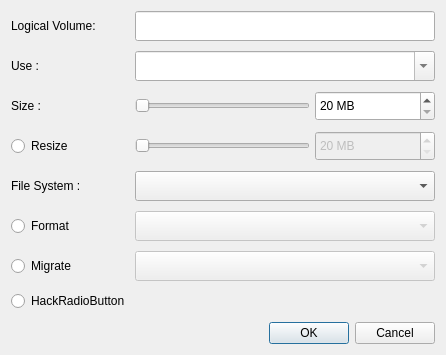
<?xml version="1.0" encoding="UTF-8"?>
<ui version="4.0">
 <class>LogicalVolumeWidget</class>
 <widget class="QWidget" name="LogicalVolumeWidget">
  <property name="geometry">
   <rect>
    <x>0</x>
    <y>0</y>
    <width>440</width>
    <height>355</height>
   </rect>
  </property>
  <layout class="QGridLayout" name="gridLayout">
   <property name="horizontalSpacing">
    <number>5</number>
   </property>
   <property name="verticalSpacing">
    <number>10</number>
   </property>
   <item row="0" column="0">
    <widget class="QLabel" name="label">
     <property name="text">
      <string>Logical Volume:</string>
     </property>
    </widget>
   </item>
   <item row="0" column="1" colspan="2">
    <widget class="QLineEdit" name="name">
     <property name="minimumSize">
      <size>
       <width>0</width>
       <height>30</height>
      </size>
     </property>
    </widget>
   </item>
   <item row="1" column="0">
    <widget class="QLabel" name="label_2">
     <property name="font">
      <font/>
     </property>
     <property name="text">
      <string>Use :</string>
     </property>
    </widget>
   </item>
   <item row="1" column="1" colspan="2">
    <widget class="QComboBox" name="mountpointMenu">
     <property name="minimumSize">
      <size>
       <width>300</width>
       <height>30</height>
      </size>
     </property>
     <property name="styleSheet">
      <string notr="true">	color: #333333;  </string>
     </property>
     <property name="editable">
      <bool>true</bool>
     </property>
     <item>
      <property name="text">
       <string/>
      </property>
     </item>
    </widget>
   </item>
   <item row="2" column="0">
    <widget class="QLabel" name="sizeLabel">
     <property name="font">
      <font/>
     </property>
     <property name="text">
      <string>Size :</string>
     </property>
    </widget>
   </item>
   <item row="2" column="1">
    <widget class="QSlider" name="sizeSlider">
     <property name="styleSheet">
      <string notr="true"/>
     </property>
     <property name="orientation">
      <enum>Qt::Horizontal</enum>
     </property>
    </widget>
   </item>
   <item row="2" column="2">
    <widget class="QSpinBox" name="sizeSpin">
     <property name="sizePolicy">
      <sizepolicy hsizetype="Preferred" vsizetype="Fixed">
       <horstretch>0</horstretch>
       <verstretch>0</verstretch>
      </sizepolicy>
     </property>
     <property name="minimumSize">
      <size>
       <width>120</width>
       <height>30</height>
      </size>
     </property>
     <property name="suffix">
      <string> MB</string>
     </property>
     <property name="minimum">
      <number>20</number>
     </property>
     <property name="maximum">
      <number>100</number>
     </property>
     <property name="singleStep">
      <number>50</number>
     </property>
     <property name="value">
      <number>20</number>
     </property>
    </widget>
   </item>
   <item row="3" column="0">
    <widget class="QRadioButton" name="resizeRadio">
     <property name="text">
      <string>Resize</string>
     </property>
    </widget>
   </item>
   <item row="3" column="1">
    <widget class="QSlider" name="resizeSlider">
     <property name="enabled">
      <bool>false</bool>
     </property>
     <property name="layoutDirection">
      <enum>Qt::LeftToRight</enum>
     </property>
     <property name="styleSheet">
      <string notr="true"/>
     </property>
     <property name="orientation">
      <enum>Qt::Horizontal</enum>
     </property>
    </widget>
   </item>
   <item row="3" column="2">
    <widget class="QSpinBox" name="resizeSpin">
     <property name="enabled">
      <bool>false</bool>
     </property>
     <property name="sizePolicy">
      <sizepolicy hsizetype="Preferred" vsizetype="Fixed">
       <horstretch>0</horstretch>
       <verstretch>0</verstretch>
      </sizepolicy>
     </property>
     <property name="minimumSize">
      <size>
       <width>120</width>
       <height>30</height>
      </size>
     </property>
     <property name="suffix">
      <string> MB</string>
     </property>
     <property name="minimum">
      <number>20</number>
     </property>
     <property name="maximum">
      <number>100</number>
     </property>
     <property name="singleStep">
      <number>50</number>
     </property>
     <property name="value">
      <number>20</number>
     </property>
    </widget>
   </item>
   <item row="4" column="0">
    <widget class="QLabel" name="filesystemLabel">
     <property name="font">
      <font/>
     </property>
     <property name="text">
      <string>File System :</string>
     </property>
    </widget>
   </item>
   <item row="4" column="1" colspan="2">
    <widget class="QComboBox" name="filesystemMenu">
     <property name="minimumSize">
      <size>
       <width>0</width>
       <height>30</height>
      </size>
     </property>
    </widget>
   </item>
   <item row="5" column="0">
    <widget class="QRadioButton" name="formatRadio">
     <property name="text">
      <string>Format</string>
     </property>
    </widget>
   </item>
   <item row="5" column="1" colspan="2">
    <widget class="QComboBox" name="formatCombo">
     <property name="enabled">
      <bool>false</bool>
     </property>
     <property name="minimumSize">
      <size>
       <width>0</width>
       <height>30</height>
      </size>
     </property>
    </widget>
   </item>
   <item row="6" column="0">
    <widget class="QRadioButton" name="migrateRadio">
     <property name="text">
      <string>Migrate</string>
     </property>
    </widget>
   </item>
   <item row="6" column="1" colspan="2">
    <widget class="QComboBox" name="migrateCombo">
     <property name="enabled">
      <bool>false</bool>
     </property>
     <property name="minimumSize">
      <size>
       <width>0</width>
       <height>30</height>
      </size>
     </property>
    </widget>
   </item>
   <item row="8" column="0" colspan="3">
    <spacer name="verticalSpacer">
     <property name="orientation">
      <enum>Qt::Vertical</enum>
     </property>
     <property name="sizeHint" stdset="0">
      <size>
       <width>20</width>
       <height>40</height>
      </size>
     </property>
    </spacer>
   </item>
   <item row="9" column="0" colspan="3">
    <widget class="QDialogButtonBox" name="buttonBox">
     <property name="standardButtons">
      <set>QDialogButtonBox::Cancel|QDialogButtonBox::Ok</set>
     </property>
    </widget>
   </item>
   <item row="7" column="0">
    <widget class="QRadioButton" name="radioButton">
     <property name="text">
      <string notr="true">HackRadioButton</string>
     </property>
    </widget>
   </item>
  </layout>
 </widget>
 <resources/>
 <connections>
  <connection>
   <sender>resizeRadio</sender>
   <signal>toggled(bool)</signal>
   <receiver>resizeSlider</receiver>
   <slot>setEnabled(bool)</slot>
   <hints>
    <hint type="sourcelabel">
     <x>52</x>
     <y>97</y>
    </hint>
    <hint type="destinationlabel">
     <x>205</x>
     <y>97</y>
    </hint>
   </hints>
  </connection>
  <connection>
   <sender>resizeSlider</sender>
   <signal>valueChanged(int)</signal>
   <receiver>resizeSpin</receiver>
   <slot>setValue(int)</slot>
   <hints>
    <hint type="sourcelabel">
     <x>205</x>
     <y>96</y>
    </hint>
    <hint type="destinationlabel">
     <x>370</x>
     <y>96</y>
    </hint>
   </hints>
  </connection>
  <connection>
   <sender>resizeSpin</sender>
   <signal>valueChanged(int)</signal>
   <receiver>resizeSlider</receiver>
   <slot>setValue(int)</slot>
   <hints>
    <hint type="sourcelabel">
     <x>370</x>
     <y>96</y>
    </hint>
    <hint type="destinationlabel">
     <x>205</x>
     <y>96</y>
    </hint>
   </hints>
  </connection>
  <connection>
   <sender>sizeSlider</sender>
   <signal>valueChanged(int)</signal>
   <receiver>sizeSpin</receiver>
   <slot>setValue(int)</slot>
   <hints>
    <hint type="sourcelabel">
     <x>205</x>
     <y>69</y>
    </hint>
    <hint type="destinationlabel">
     <x>370</x>
     <y>69</y>
    </hint>
   </hints>
  </connection>
  <connection>
   <sender>sizeSpin</sender>
   <signal>valueChanged(int)</signal>
   <receiver>sizeSlider</receiver>
   <slot>setValue(int)</slot>
   <hints>
    <hint type="sourcelabel">
     <x>370</x>
     <y>69</y>
    </hint>
    <hint type="destinationlabel">
     <x>205</x>
     <y>69</y>
    </hint>
   </hints>
  </connection>
  <connection>
   <sender>resizeRadio</sender>
   <signal>toggled(bool)</signal>
   <receiver>resizeSpin</receiver>
   <slot>setEnabled(bool)</slot>
   <hints>
    <hint type="sourcelabel">
     <x>51</x>
     <y>96</y>
    </hint>
    <hint type="destinationlabel">
     <x>370</x>
     <y>96</y>
    </hint>
   </hints>
  </connection>
  <connection>
   <sender>formatRadio</sender>
   <signal>toggled(bool)</signal>
   <receiver>formatCombo</receiver>
   <slot>setEnabled(bool)</slot>
   <hints>
    <hint type="sourcelabel">
     <x>51</x>
     <y>151</y>
    </hint>
    <hint type="destinationlabel">
     <x>267</x>
     <y>151</y>
    </hint>
   </hints>
  </connection>
  <connection>
   <sender>migrateRadio</sender>
   <signal>toggled(bool)</signal>
   <receiver>migrateCombo</receiver>
   <slot>setEnabled(bool)</slot>
   <hints>
    <hint type="sourcelabel">
     <x>51</x>
     <y>179</y>
    </hint>
    <hint type="destinationlabel">
     <x>267</x>
     <y>179</y>
    </hint>
   </hints>
  </connection>
 </connections>
</ui>
